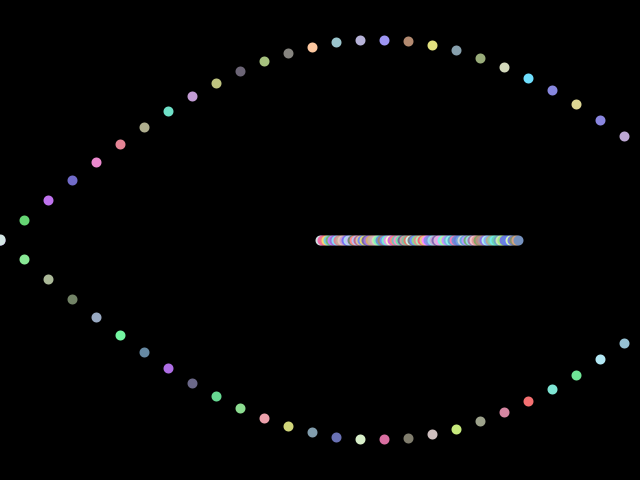
Frame 1 (no input)
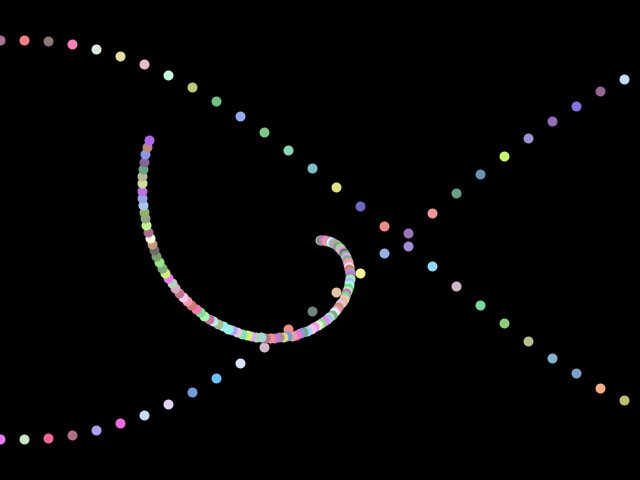
Frame 60 (the mouse pressed at the canvas centre just before this capture)
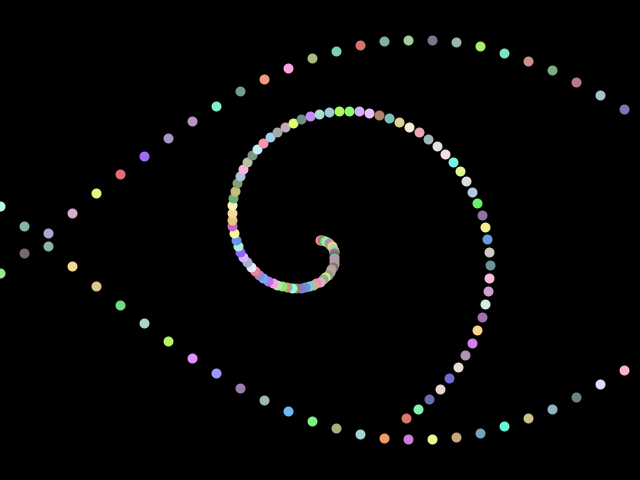
Frame 120 (the mouse held since frame 60 and released just before this capture)

The Processing sketch that drew these frames (run headless with seeded random() and noise(); from frame 60 on, the mouse is pressed at the canvas centre):

// Processing sketch: GP_Trigonometry_01
// ── GP_Trigonometry_01.pde
int frame = 0;
int numberOfPoints = 100;

float posX;
float posY;

void setup()
{
  size(640, 480);
  strokeWeight(10);
}

void draw()
{
  clearBackground();
  posX = width / 2;
  posY = height / 2;
  sineCurve();
  cosCurve();
  Circle(100);

  frame++;
}

void clearBackground()
{
  background(0);
}

void sineCurve()
{
  for (int i = 0; i < numberOfPoints; ++i)
  {
    stroke(random(100, 255), random(100, 255), random(100, 255));
    point(i * 24, height / 2 + sin((frame * 0.025) + (i * 0.100)) * 200);  
  }
}

void cosCurve()
{
  for (int i = 0; i < numberOfPoints; ++i)
  {
    stroke(random(100, 255), random(100, 255), random(100, 255));
    point(i * 24, height / 2 + cos((frame * 0.025) + (i * 0.100) + radians(90)) * 200);  
  }
}

void Circle(int numberOfPoints)
{
	float direction = 0;
  float v = 200;

	for (int i = 0; i < numberOfPoints; ++i) 
	{
  stroke(random(100, 255), random(100, 255), random(100, 255));
  
	float dX = cos(direction) * v;
	float dY = sin(direction) * v;

	direction += (TWO_PI) * 2 / numberOfPoints * frame * 0.005f;

	point(posX + dX * (float) i / numberOfPoints, posY + dY * (float) i / numberOfPoints);
	}
}
